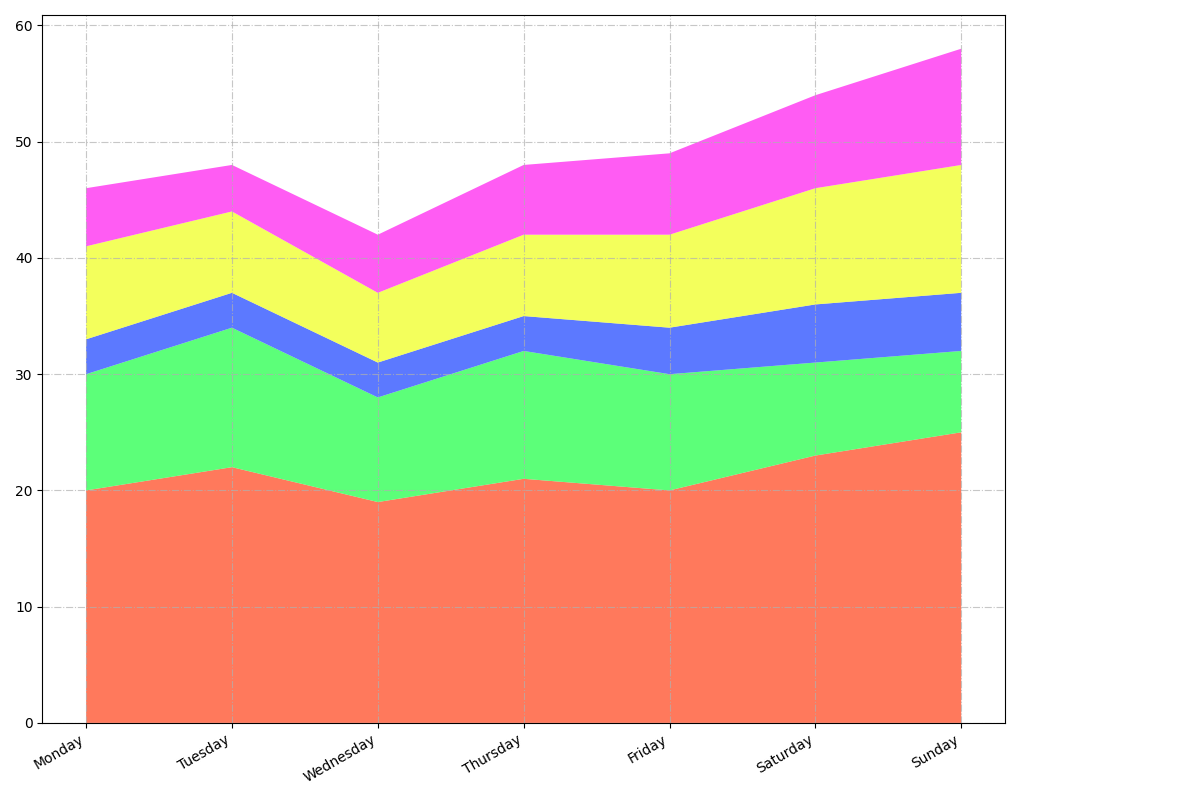

Python code for this plot:
import matplotlib.pyplot as plt
import numpy as np

days = ['Monday', 'Tuesday', 'Wednesday', 'Thursday', 'Friday', 'Saturday', 'Sunday']

heating = [20, 22, 19, 21, 20, 23, 25]
cooling = [10, 12, 9, 11, 10, 8, 7]
lighting = [3, 3, 3, 3, 4, 5, 5]
appliances = [8, 7, 6, 7, 8, 10, 11]
entertainment = [5, 4, 5, 6, 7, 8, 10]

energy_stack = np.row_stack((heating, cooling, lighting, appliances, entertainment))

fig, ax = plt.subplots(figsize=(12, 8))

# Applying a new set of colors for the stackplot
ax.stackplot(days, energy_stack,
             colors=['#FF5733', '#33FF57', '#3357FF', '#F0FF33', '#FF33F0'], alpha=0.8)

ax.grid(True, linestyle='-.', alpha=0.7)

plt.xticks(rotation=30, ha='right')
plt.tight_layout(rect=[0, 0, 0.85, 1])
plt.show()
